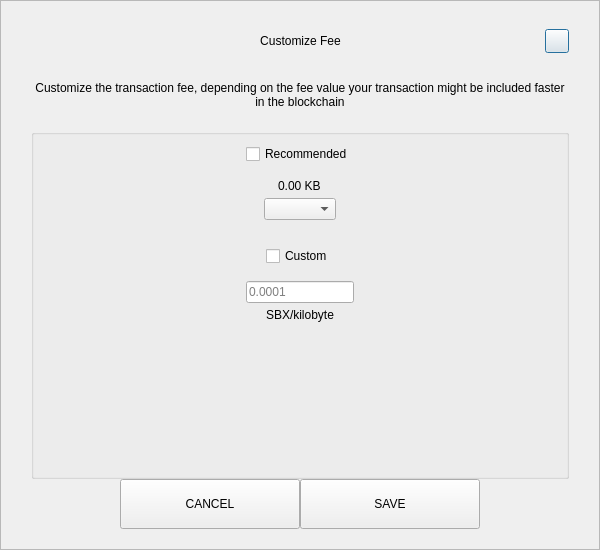
<?xml version="1.0" encoding="UTF-8"?>
<ui version="4.0">
 <class>SendCustomFeeDialog</class>
 <widget class="QDialog" name="SendCustomFeeDialog">
  <property name="geometry">
   <rect>
    <x>0</x>
    <y>0</y>
    <width>600</width>
    <height>550</height>
   </rect>
  </property>
  <property name="windowTitle">
   <string>Form</string>
  </property>
  <layout class="QVBoxLayout" name="verticalLayout_3">
   <property name="spacing">
    <number>0</number>
   </property>
   <property name="leftMargin">
    <number>0</number>
   </property>
   <property name="topMargin">
    <number>0</number>
   </property>
   <property name="rightMargin">
    <number>0</number>
   </property>
   <property name="bottomMargin">
    <number>0</number>
   </property>
   <item>
    <widget class="QFrame" name="frame">
     <property name="styleSheet">
      <string notr="true"/>
     </property>
     <property name="frameShape">
      <enum>QFrame::StyledPanel</enum>
     </property>
     <property name="frameShadow">
      <enum>QFrame::Raised</enum>
     </property>
     <layout class="QVBoxLayout" name="verticalLayout_2">
      <property name="spacing">
       <number>0</number>
      </property>
      <property name="leftMargin">
       <number>30</number>
      </property>
      <property name="topMargin">
       <number>20</number>
      </property>
      <property name="rightMargin">
       <number>30</number>
      </property>
      <property name="bottomMargin">
       <number>20</number>
      </property>
      <item>
       <layout class="QHBoxLayout" name="horizontalLayout_3">
        <property name="spacing">
         <number>0</number>
        </property>
        <item>
         <spacer name="horizontalSpacer_21">
          <property name="orientation">
           <enum>Qt::Horizontal</enum>
          </property>
          <property name="sizeHint" stdset="0">
           <size>
            <width>40</width>
            <height>20</height>
           </size>
          </property>
         </spacer>
        </item>
        <item>
         <widget class="QLabel" name="labelTitle">
          <property name="minimumSize">
           <size>
            <width>0</width>
            <height>40</height>
           </size>
          </property>
          <property name="maximumSize">
           <size>
            <width>16777215</width>
            <height>40</height>
           </size>
          </property>
          <property name="styleSheet">
           <string notr="true">padding-left:24px;</string>
          </property>
          <property name="text">
           <string>Customize Fee</string>
          </property>
          <property name="alignment">
           <set>Qt::AlignCenter</set>
          </property>
          <property name="margin">
           <number>7</number>
          </property>
         </widget>
        </item>
        <item>
         <spacer name="horizontalSpacer">
          <property name="orientation">
           <enum>Qt::Horizontal</enum>
          </property>
          <property name="sizeHint" stdset="0">
           <size>
            <width>40</width>
            <height>20</height>
           </size>
          </property>
         </spacer>
        </item>
        <item>
         <widget class="QPushButton" name="btnEsc">
          <property name="minimumSize">
           <size>
            <width>24</width>
            <height>24</height>
           </size>
          </property>
          <property name="maximumSize">
           <size>
            <width>24</width>
            <height>24</height>
           </size>
          </property>
          <property name="text">
           <string/>
          </property>
         </widget>
        </item>
       </layout>
      </item>
      <item>
       <spacer name="verticalSpacer_2">
        <property name="orientation">
         <enum>Qt::Vertical</enum>
        </property>
        <property name="sizeType">
         <enum>QSizePolicy::Fixed</enum>
        </property>
        <property name="sizeHint" stdset="0">
         <size>
          <width>20</width>
          <height>20</height>
         </size>
        </property>
       </spacer>
      </item>
      <item>
       <widget class="QLabel" name="labelMessage">
        <property name="text">
         <string>Customize the transaction fee, depending on the fee value your transaction might be included faster in the blockchain</string>
        </property>
        <property name="alignment">
         <set>Qt::AlignCenter</set>
        </property>
        <property name="wordWrap">
         <bool>true</bool>
        </property>
       </widget>
      </item>
      <item>
       <spacer name="verticalSpacer_3">
        <property name="orientation">
         <enum>Qt::Vertical</enum>
        </property>
        <property name="sizeType">
         <enum>QSizePolicy::Fixed</enum>
        </property>
        <property name="sizeHint" stdset="0">
         <size>
          <width>20</width>
          <height>20</height>
         </size>
        </property>
       </spacer>
      </item>
      <item>
       <widget class="QGroupBox" name="groupBox">
        <property name="title">
         <string/>
        </property>
        <layout class="QVBoxLayout" name="verticalLayout">
         <property name="leftMargin">
          <number>12</number>
         </property>
         <property name="rightMargin">
          <number>12</number>
         </property>
         <item>
          <layout class="QVBoxLayout" name="verticalLayout_4">
           <property name="spacing">
            <number>5</number>
           </property>
           <item alignment="Qt::AlignHCenter">
            <widget class="QCheckBox" name="checkBoxRecommended">
             <property name="text">
              <string>Recommended</string>
             </property>
            </widget>
           </item>
           <item>
            <spacer name="verticalSpacer_5">
             <property name="orientation">
              <enum>Qt::Vertical</enum>
             </property>
             <property name="sizeType">
              <enum>QSizePolicy::Fixed</enum>
             </property>
             <property name="sizeHint" stdset="0">
              <size>
               <width>20</width>
               <height>10</height>
              </size>
             </property>
            </spacer>
           </item>
           <item alignment="Qt::AlignHCenter">
            <widget class="QLabel" name="labelFee">
             <property name="text">
              <string>0.00 KB</string>
             </property>
            </widget>
           </item>
           <item alignment="Qt::AlignHCenter">
            <widget class="QComboBox" name="comboBoxRecommended"/>
           </item>
          </layout>
         </item>
         <item>
          <spacer name="verticalSpacer">
           <property name="orientation">
            <enum>Qt::Vertical</enum>
           </property>
           <property name="sizeType">
            <enum>QSizePolicy::Fixed</enum>
           </property>
           <property name="sizeHint" stdset="0">
            <size>
             <width>20</width>
             <height>20</height>
            </size>
           </property>
          </spacer>
         </item>
         <item>
          <layout class="QVBoxLayout" name="verticalLayout_5">
           <property name="spacing">
            <number>5</number>
           </property>
           <item alignment="Qt::AlignHCenter">
            <widget class="QCheckBox" name="checkBoxCustom">
             <property name="text">
              <string>Custom</string>
             </property>
            </widget>
           </item>
           <item>
            <spacer name="verticalSpacer_6">
             <property name="orientation">
              <enum>Qt::Vertical</enum>
             </property>
             <property name="sizeType">
              <enum>QSizePolicy::Fixed</enum>
             </property>
             <property name="sizeHint" stdset="0">
              <size>
               <width>20</width>
               <height>10</height>
              </size>
             </property>
            </spacer>
           </item>
           <item alignment="Qt::AlignHCenter">
            <widget class="QLineEdit" name="lineEditCustomFee">
             <property name="placeholderText">
              <string notr="true">0.0001</string>
             </property>
            </widget>
           </item>
           <item alignment="Qt::AlignHCenter">
            <widget class="QLabel" name="labelCustomFee">
             <property name="text">
              <string>SBX/kilobyte</string>
             </property>
            </widget>
           </item>
          </layout>
         </item>
         <item>
          <spacer name="verticalSpacer_4">
           <property name="orientation">
            <enum>Qt::Vertical</enum>
           </property>
           <property name="sizeHint" stdset="0">
            <size>
             <width>20</width>
             <height>40</height>
            </size>
           </property>
          </spacer>
         </item>
        </layout>
       </widget>
      </item>
      <item>
       <layout class="QHBoxLayout" name="horizontalLayout" stretch="1,2,2,1">
        <item>
         <spacer name="horizontalSpacer1">
          <property name="orientation">
           <enum>Qt::Horizontal</enum>
          </property>
          <property name="sizeHint" stdset="0">
           <size>
            <width>40</width>
            <height>20</height>
           </size>
          </property>
         </spacer>
        </item>
        <item>
         <widget class="QPushButton" name="btnCancel">
          <property name="minimumSize">
           <size>
            <width>180</width>
            <height>50</height>
           </size>
          </property>
          <property name="focusPolicy">
           <enum>Qt::NoFocus</enum>
          </property>
          <property name="text">
           <string>CANCEL</string>
          </property>
         </widget>
        </item>
        <item>
         <widget class="QPushButton" name="btnSave">
          <property name="minimumSize">
           <size>
            <width>180</width>
            <height>50</height>
           </size>
          </property>
          <property name="focusPolicy">
           <enum>Qt::NoFocus</enum>
          </property>
          <property name="text">
           <string>SAVE</string>
          </property>
         </widget>
        </item>
        <item>
         <spacer name="horizontalSpacer_2">
          <property name="orientation">
           <enum>Qt::Horizontal</enum>
          </property>
          <property name="sizeHint" stdset="0">
           <size>
            <width>40</width>
            <height>20</height>
           </size>
          </property>
         </spacer>
        </item>
       </layout>
      </item>
     </layout>
    </widget>
   </item>
  </layout>
 </widget>
 <resources/>
 <connections/>
</ui>
